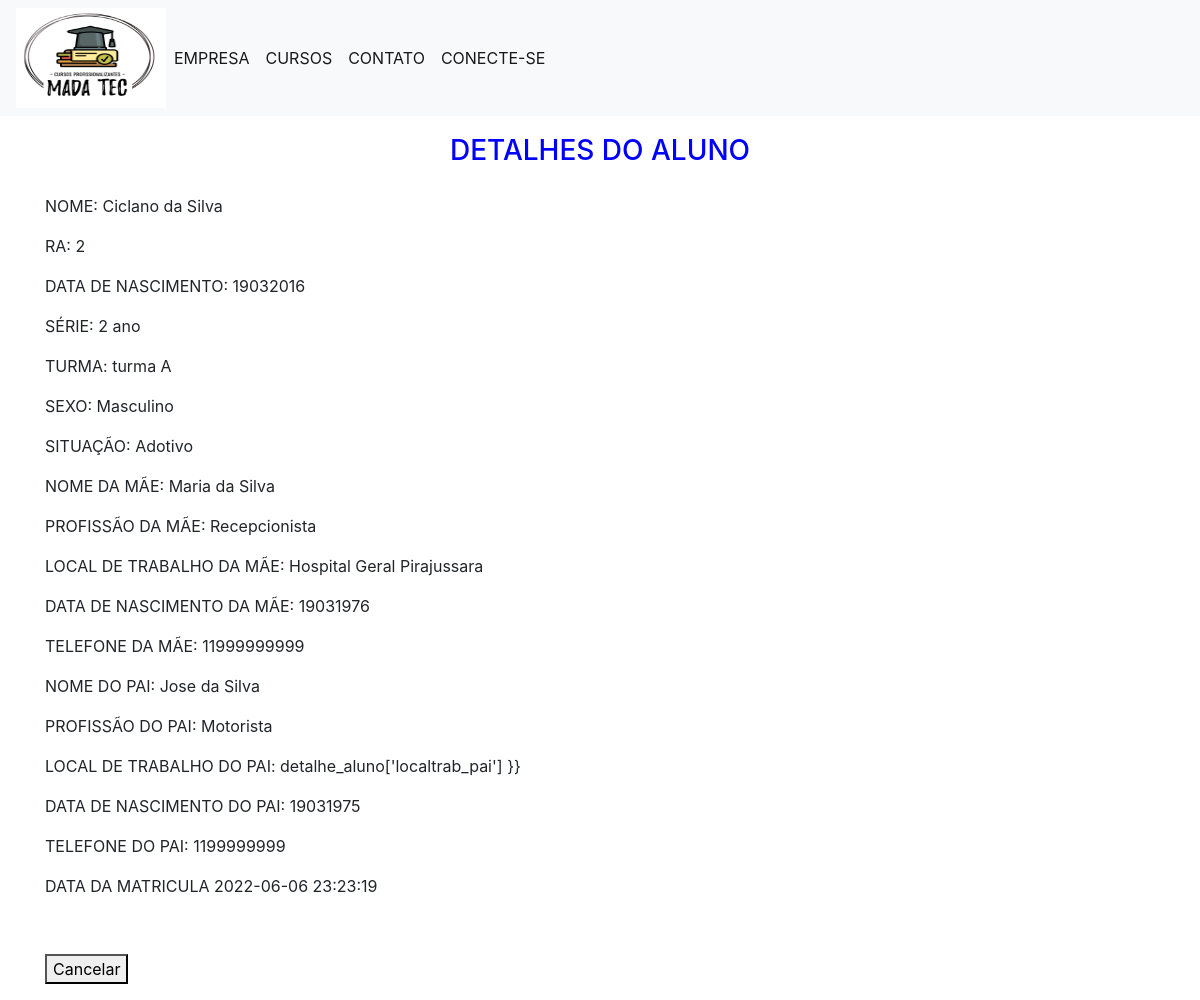
/2, run on the app's committed database.
### app.py (models this page shows)
class Aluno(db.Model):
    _tablename_ = 'aluno'
    ra = db.Column(db.Integer, primary_key=True)
    nome_aluno = db.Column(db.String(60), nullable=False)
    nascimento = db.Column(db.Integer)
    num_ser = db.Column(db.String(15))
    turma = db.Column(db.String(10))
    sexo = db.Column(db.String(10))
    situacao = db.Column(db.String(10))
    nome_mae = db.Column(db.String(60))
    profissao_mae = db.Column(db.String(40))
    localtrab_mae = db.Column(db.String(40))
    nasc_mae = db.Column(db.Integer)
    fone_mae = db.Column(db.Integer)
    nome_pai = db.Column(db.String(60))
    profissao_pai = db.Column(db.String(40))
    localtrab_pai = db.Column(db.String(40))
    nasc_pai = db.Column(db.Integer)
    fone_pai = db.Column(db.Integer)
    created = db.Column(db.DateTime, default=datetime.datetime.utcnow)

### app.py (the view)
@app.route('/<int:ra>')
def detalhe_aluno(ra):
    detalhe = get_aluno(Aluno, ra)
    return render_template('/consultar_aluno.html', detalhe_aluno=detalhe)

### app.py (called while the page is built)
def get_aluno(Aluno, ra):
    aluno = Aluno.query.filter_by(ra=ra).first()
    if aluno is None:
        abort(484)
    return aluno

### Templates/consultar_aluno.html
{% extends 'base.html' %}
{% block content %}
    <h3>{% block title %} DETALHES DO ALUNO {% endblock %} </h3>
    <p><label_aluno> NOME: </label_aluno>   <detalhe_aluno>{{ detalhe_aluno['nome_aluno'] }}
    <p><p><label_aluno>RA: </label_aluno>   <detalhe_aluno>{{ detalhe_aluno['ra'] }}</p>
    <p><p><label_aluno>DATA DE NASCIMENTO: </label_aluno>   <detalhe_aluno>{{ detalhe_aluno['nascimento'] }} </p>
    <p><p><label_aluno>SÉRIE: </label_aluno>   <detalhe_aluno>{{ detalhe_aluno['num_ser'] }} </p>
    <p><p><label_aluno>TURMA: </label_aluno>   <detalhe_aluno>{{ detalhe_aluno['turma'] }} </p>
    <p><p><label_aluno>SEXO: </label_aluno>   <detalhe_aluno>{{ detalhe_aluno['sexo'] }} </p>
    <p><p><label_aluno>SITUAÇÃO: </label_aluno>   <detalhe_aluno>{{ detalhe_aluno['situacao'] }} </p>
    <p><p><label_aluno>NOME DA MÃE: </label_aluno>   <detalhe_aluno>{{ detalhe_aluno['nome_mae'] }} </p>
    <p><p><label_aluno>PROFISSÃO DA MÃE: </label_aluno>   <detalhe_aluno>{{ detalhe_aluno['profissao_mae'] }} </p>
    <p><p><label_aluno>LOCAL DE TRABALHO DA MÃE:</label_aluno>   <detalhe_aluno>{{ detalhe_aluno['localtrab_mae'] }} </p>
    <p><p><label_aluno>DATA DE NASCIMENTO DA MÃE:</label_aluno>   <detalhe_aluno>{{ detalhe_aluno['nasc_mae'] }} </p>
    <p><p><label_aluno>TELEFONE DA MÃE:</label_aluno>   <detalhe_aluno>{{ detalhe_aluno['fone_mae'] }} </p>
    <p><p><label_aluno>NOME DO PAI:</label_aluno>   <detalhe_aluno>{{ detalhe_aluno['nome_pai'] }} </p>
    <p><p><label_aluno>PROFISSÃO DO PAI:</label_aluno>   <detalhe_aluno>{{ detalhe_aluno['profissao_pai'] }} </p>
    <p><p><label_aluno>LOCAL DE TRABALHO DO PAI:</label_aluno>   <detalhe_aluno> detalhe_aluno['localtrab_pai'] }} </p>
    <p><p><label_aluno>DATA DE NASCIMENTO DO PAI:</label_aluno>   <detalhe_aluno>{{ detalhe_aluno['nasc_pai'] }} </p>
    <p><p><label_aluno>TELEFONE DO PAI:</label_aluno>   <detalhe_aluno>{{ detalhe_aluno['fone_pai'] }} </p>
    <p><p><label_aluno>DATA DA MATRICULA</label_aluno>   <detalhe_aluno>{{ detalhe_aluno['created'] }} </p>
<br>
<p><form action="{{ url_for('menu_area_logada') }}"><button type="submit">Cancelar</button></form></p>
{% endblock %}

### static/estilo.css (style rules this page uses)
h3 { color: blue; text-align: center; padding: 18px; }

### data on the page
Aluno: nome_aluno "Ciclano da Silva", ra "2", nascimento "19032016", num_ser "2 ano", turma "turma A", sexo "Masculino", situacao "Adotivo", nome_mae "Maria da Silva", profissao_mae "Recepcionista", localtrab_mae "Hospital Geral Pirajussara", nasc_mae "19031976", fone_mae "11999999999", nome_pai "Jose da Silva", profissao_pai "Motorista", nasc_pai "19031975", fone_pai "1199999999", created "2022-06-06 23:23:19"
